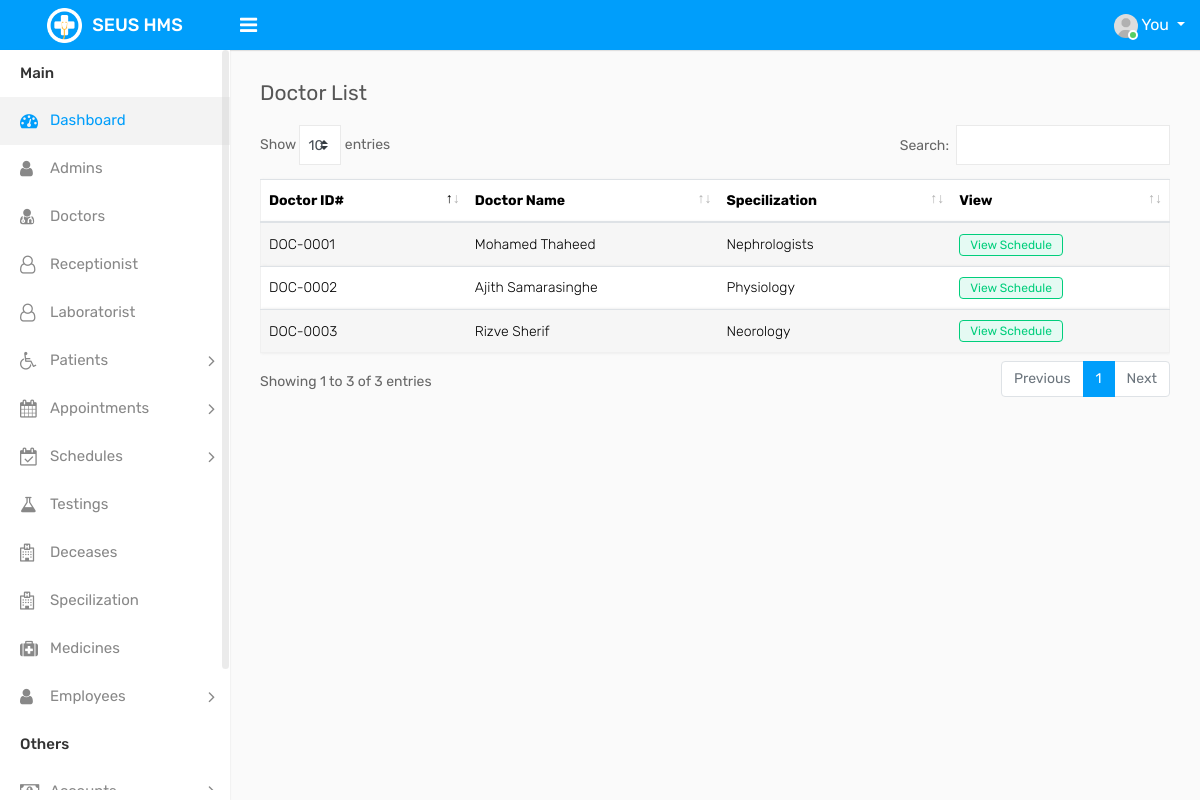
The app's page /doctor_list.php (signed in) with its own data.
### tables this page shows
CREATE TABLE `doctor_specialist` (
  `doctor_specialist_id` int(11) NOT NULL,
  `doc_spec_id` smallint(8) UNSIGNED NOT NULL,
  `user_id` varchar(700) NOT NULL,
  `doctor_name` varchar(20) NOT NULL,
  `specilization` varchar(20) NOT NULL
);

### doctor_list.php (the view, shortened to what this page needs)
<!DOCTYPE html>
<html lang="en">
<?php
require_once ('auth/dbconnection.php');
        ?>
<head>
    <link rel="stylesheet" type="text/css" href="assets/css/bootstrap.min.css">
    <link rel="stylesheet" type="text/css" href="assets/css/font-awesome.min.css">
    <link rel="stylesheet" type="text/css" href="assets/css/select2.min.css">
    <link rel="stylesheet" type="text/css" href="assets/css/style.css">
<link href="assets/new datatable/dataTables.bootstrap4.min.css" rel="stylesheet" />
</head>
<body>
    <div class="main-wrapper">
        <div class="header">
			<div class="header-left">
				<a href="#" class="logo">
					<img src="assets/img/logo.png" width="35" height="35" alt=""> <span>SEUS HMS</span>
				</a>
			</div>
			<a id="toggle_btn" href="javascript:void(0);"><i class="fa fa-bars"></i></a>
            <ul class="nav user-menu float-right">
                <li class="nav-item dropdown has-arrow">
                    <a href="#" class="dropdown-toggle nav-link user-link" data-toggle="dropdown">
                        <span class="user-img"><img class="rounded-circle" src="assets/img/user.jpg" width="40" alt="Admin">
							<span class="status online"></span></span>
                        <span>You</span>
                    </a>
                </li>
            </ul>
        </div>
        <?php
if( $_SESSION['role_id']=='1'){
    include ('sidebar/adminsidebar.php');
  } if( $_SESSION['role_id']=='2'){
      include ('sidebar/doctorsidebar.php');
  } if( $_SESSION['role_id']=='3'){
      include ('sidebar/laboratorist.php');
  }
?>
        <div class="page-wrapper">
            <div class="content">
                <div class="row">
                <div class="col-sm-4 col-3">
                        <h4 class="page-title">Doctor List </h4>
                    </div>
                </div>
                <div class="row">
                    <div class="col-md-12">
                        <div class="table-responsive">
                            <table class="table table-striped custom-table mb-0 datatable" id="myTable">
                                <thead>
                                    <tr>
                                        <th>Doctor ID#</th>
                                        <th>Doctor Name</th>
                                        <th>Specilization</th>
                                        <th>View</th>
                                    </tr>
                                </thead>
                                <tbody>
                                <?php
$stmt = $conn->prepare("SELECT * FROM doctor_specialist");
$stmt->execute();
$result = $stmt->get_result();
while($row = $result->fetch_assoc()) {
    ?>
                                    <tr>
                                        <td><?php echo $row['user_id']  ?></td>
                                        <td><?php echo $row['doctor_name']  ?></td>
                                        <td><?php echo $row['specilization']  ?></td>
										<td>
                                        <button onclick="location.href='patient_schedule.php?userid=<?php echo  $row['user_id'] ?>&name=<?php echo  $row['doctor_name'] ?>' " class="btn btn-success custom-badge status-green" value="Submit">   View Schedule  </button>
                                    </tr>
<?php  } ?>
                                </tbody>
                            </table>
                        </div>
                    </div>
                </div>
            </div>
    </div>
</body>
</html>

### records on screen
doctor_specialist: user "DOC-0001", doctor_name "Mohamed Thaheed", specilization "Nephrologists"
doctor_specialist: user "DOC-0002", doctor_name "Ajith Samarasinghe", specilization "Physiology"
doctor_specialist: user "DOC-0003", doctor_name "Rizve Sherif", specilization "Neorology"
